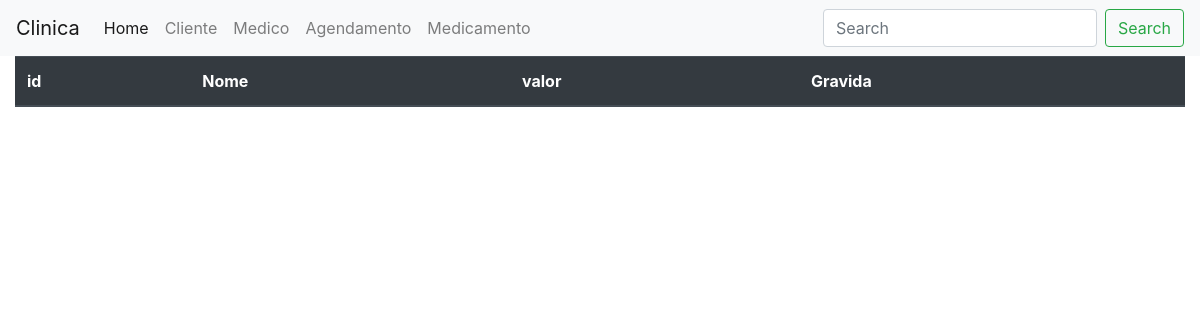
Page /atendimento/medicamento/ on the earlier database version.
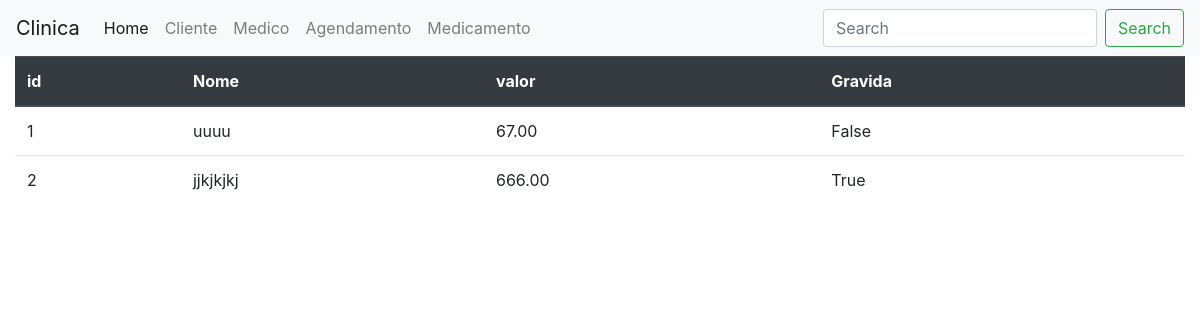
Same page on the later database version.
### atendimento/models.py (models this page shows)
class Medicamento(models.Model):
    nome = models.CharField(max_length=50)
    valor = models.DecimalField(max_digits = 9,decimal_places=2)
    gravida = models.BooleanField()

### atendimento/views.py (the view)
# urls.py: path('medicamento/',views.medicamento_list)
def medicamento_list(request):
    medicamentos = Medicamento.objects.all()
    return render(request, 'medicamento/list.html',{'medicamentos':medicamentos})

### atendimento/templates/medicamento/list.html
{% extends "base.html" %}
{% block conteudo %}
<table class="table">
    <thead class="thead-dark">
        <tr>
            <th scope="col">id</th>
            <th scope="col">Nome</th>
            <th scope="col">valor</th>
            <th scope="col">Gravida</th>
        </tr>
    </thead>
    <tbody>
        {% for medicamento in medicamentos %}
            <tr>
                <td>{{medicamento.id}}</td>
                <td>{{medicamento.nome}}</td>
                <td>{{medicamento.valor}}</td>
                <td>{{medicamento.gravida}}</td>
            </tr>
        {% endfor %}
    </tbody>
</table>
{% endblock %}

Differences in the rows shown:
added Medicamento: id "1", nome "uuuu", valor "67.00", gravida "False"
added Medicamento: id "2", nome "jjkjkjkj", valor "666.00", gravida "True"
